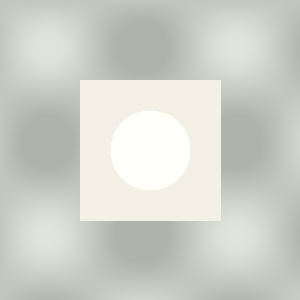
#> input picture examples/bright_image.jpg, 300 x 300 px
$ python -i 04-sekil-tespit.py   (imports and definitions only)
#> lines starting #> are read from the running program, lines starting #| are printed output that depends on the picture; after the words box and inside, x2 and y2 are one past the last pixel; in counts of white or black regions, pixels touching at a corner belong together
#> further down, picture is the input picture: shape (300, 300, 3); mean B, G, R 200.3, 210.2, 206.1
#!/usr/bin/env python3
# -*- coding: utf-8 -*-
"""
📐 Şekil Tespiti - OpenCV Shape Detection
========================================

Bu modül geometrik şekil tespit yöntemlerini kapsar:
- Circle Detection (Hough Transform)
- Rectangle & Square Detection
- Triangle Detection
- Polygon Detection ve Classification
- Contour-based Shape Analysis

Yazan: Eren Terzi
Tarih: 2024
"""

import cv2
import numpy as np
import math
import time
from collections import defaultdict

class ShapeDetector:
    """Kapsamlı şekil tespit sınıfı"""

    def __init__(self):
        self.shape_stats = defaultdict(int)
        self.min_area = 500
        self.approximation_epsilon = 0.02

    # [23 lines left out: function detect_circles_hough, not called in this run]

    def detect_shapes_contour(self, frame):
        """Contour tabanlı şekil tespiti"""
        gray = cv2.cvtColor(frame, cv2.COLOR_BGR2GRAY)

        # Preprocessing
        blurred = cv2.GaussianBlur(gray, (5, 5), 0)

        # Threshold (adaptive)
        thresh = cv2.adaptiveThreshold(blurred, 255, cv2.ADAPTIVE_THRESH_GAUSSIAN_C,
                                      cv2.THRESH_BINARY, 11, 2)
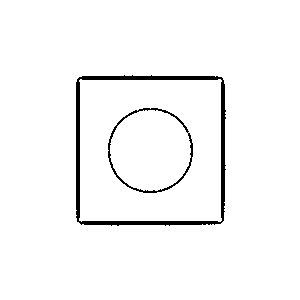
#> thresh: shape (300, 300); 96.9% white; 2 black regions, box (x1, y1, x2, y2) and area: (76, 75, 226, 226) 2224, (108, 108, 193, 193) 546

        # Contour detection
        contours, _ = cv2.findContours(thresh, cv2.RETR_EXTERNAL, cv2.CHAIN_APPROX_SIMPLE)
#> contours = [[[0, 0], [0, 299], [299, 299], [299, 0]]]

        shapes = []

        for contour in contours:
            area = cv2.contourArea(contour)

            if area < self.min_area:
                continue

            # Contour approximation
            epsilon = self.approximation_epsilon * cv2.arcLength(contour, True)
            approx = cv2.approxPolyDP(contour, epsilon, True)

            # Bounding rectangle
            x, y, w, h = cv2.boundingRect(approx)

            # Shape classification
            shape_info = self.classify_shape(approx, contour)
            shape_info.update({
                'contour': contour,
                'approx': approx,
                'bbox': (x, y, w, h),
                'area': area,
                'center': (x + w//2, y + h//2)
            })

            shapes.append(shape_info)
#> this loop made 1 pass
#> (epsilon, approx, vertices in classify_shape) on pass 1: (23.92, [[0, 0], [0, 299], [299, 299], [299, 0]], 4)
#> after the loop, shapes = 1 item

        return shapes, thresh

    def classify_shape(self, approx, contour):
        """Şekil sınıflandırması"""
        vertices = len(approx)

        # Temel geometrik özellikler
        area = cv2.contourArea(contour)
        perimeter = cv2.arcLength(contour, True)

        # Aspect ratio
        x, y, w, h = cv2.boundingRect(approx)
        aspect_ratio = w / h if h > 0 else 0

        # Extent (contour area / bounding rect area)
        extent = area / (w * h) if (w * h) > 0 else 0

        # Solidity (contour area / convex hull area)
        hull = cv2.convexHull(contour)
        hull_area = cv2.contourArea(hull)
        solidity = area / hull_area if hull_area > 0 else 0

        # Circularity
        circularity = 4 * math.pi * area / (perimeter * perimeter) if perimeter > 0 else 0

        # Shape classification
        shape_name = "unknown"
        confidence = 0.0

        if vertices == 3:
            shape_name = "triangle"
            confidence = 0.9

            # Triangle type analysis
            triangle_type = self.analyze_triangle(approx)
            shape_name = f"{triangle_type}_triangle"

        elif vertices == 4:
            # Rectangle/Square analysis
            if 0.85 <= aspect_ratio <= 1.15:
                shape_name = "square"
                confidence = 0.95
            else:
                shape_name = "rectangle"
                confidence = 0.9

        elif vertices == 5:
            shape_name = "pentagon"
            confidence = 0.8

        elif vertices == 6:
            shape_name = "hexagon"
            confidence = 0.8

        elif vertices > 6:
            # Circle/Ellipse detection
            if circularity > 0.7:
                if 0.9 <= aspect_ratio <= 1.1:
                    shape_name = "circle"
                    confidence = 0.85
                else:
                    shape_name = "ellipse"
                    confidence = 0.8
            else:
                shape_name = f"polygon_{vertices}"
                confidence = 0.6

        # Low vertex count but high circularity -> probably circle
        elif vertices <= 6 and circularity > 0.8:
            shape_name = "circle"
            confidence = circularity

        return {
            'shape': shape_name,
            'vertices': vertices,
            'confidence': confidence,
            'aspect_ratio': aspect_ratio,
            'extent': extent,
            'solidity': solidity,
            'circularity': circularity,
            'area': area,
            'perimeter': perimeter
        }

    # [44 lines left out: functions analyze_triangle, detect_specific_shapes, not called in this run]

class CircleDetector:
    """Özelleşmiş daire tespit sınıfı"""

    def __init__(self):
        self.circles_history = []

    # [594 lines left out: functions detect_circles_advanced, hough_circles, contour_circles, merge_similar_circles, ornek_1_comprehensive_shape_detection, ornek_2_advanced_circle_detection and 3 more, not called in this run]

# [2 lines not run here, left out]

# 📝 NOTLAR:
# 1. Contour approximation epsilon değeri hassaslığı belirler
# 2. Hough Transform daireler için çok etkili
# 3. Adaptive threshold değişken aydınlatmada iyi
# 4. Circularity metric daire tespiti için kritik
# 5. Shape classification confidence skorları önemli

>>> import cv2
>>> picture = cv2.imread('../examples/bright_image.jpg')
>>> result = ShapeDetector().detect_shapes_contour(picture)
